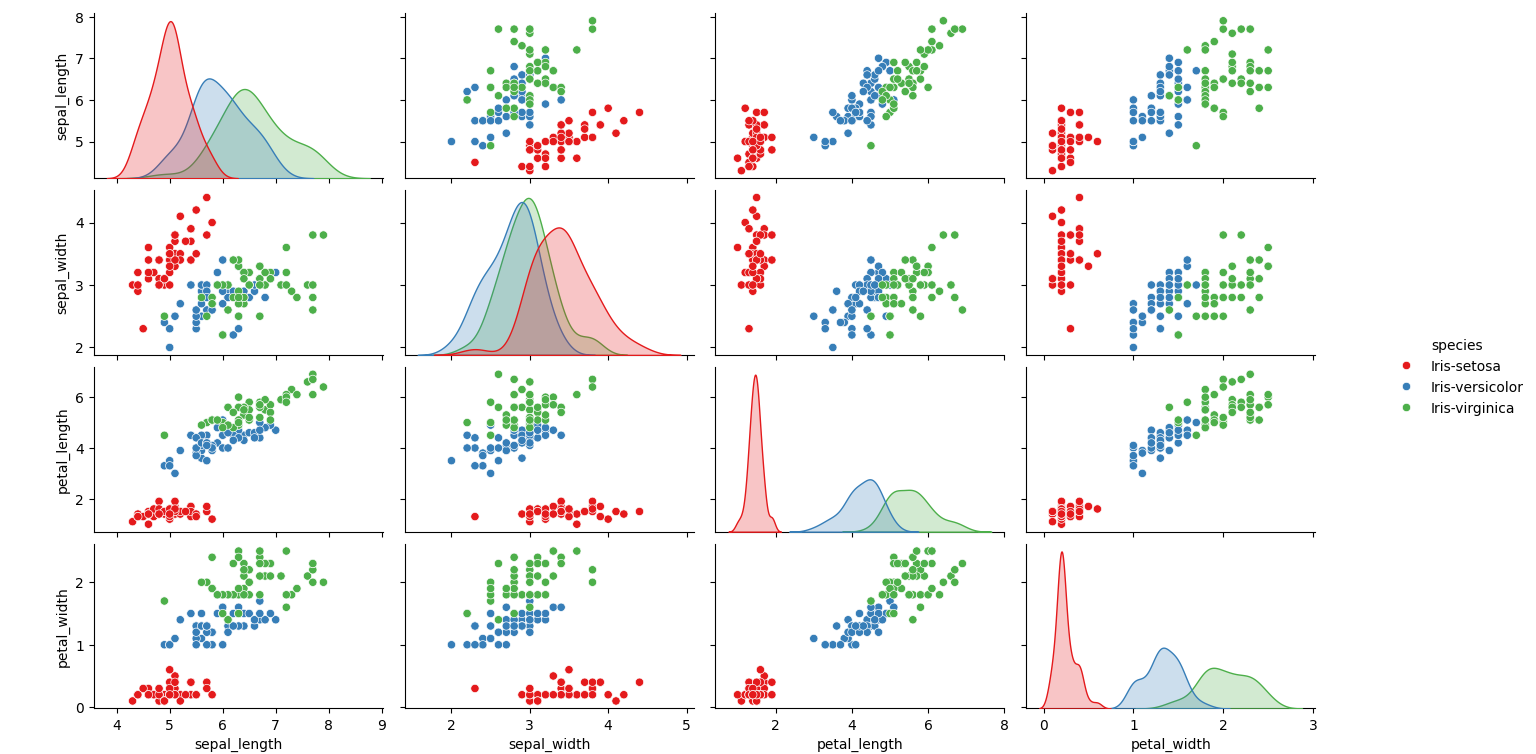

Python code for this plot:
# Importing libraries
import os
import pandas as pd
import matplotlib.pyplot as plt
import seaborn as sns
from sklearn.model_selection import train_test_split
from sklearn.ensemble import RandomForestClassifier
from sklearn.metrics import accuracy_score, classification_report, confusion_matrix

# Load the dataset from a CSV file
# Replace 'path_to_your_file.csv' with the path to your actual CSV file
file_path = "C:/codsoft_iris/IRIS.csv"
data = pd.read_csv(file_path)
if os.path.exists(file_path):
    data = pd.read_csv(file_path)
    print("File loaded successfully!")
else:
    print("Error: File not found. Please check the path.")

# Inspect the first few rows of the dataset
print("Dataset preview:")
print(data.head())

# Check for missing values
print("\nMissing values in each column:")
print(data.isnull().sum())

# Data visualization
# Pairplot to visualize relationships
sns.pairplot(data, hue='species', palette='Set1', diag_kind='kde')
plt.show()

# Correlation heatmap
plt.figure(figsize=(8, 6))
sns.heatmap(data.corr(), annot=True, cmap="coolwarm")
plt.title("Correlation Heatmap")
plt.show()

# Splitting features (X) and target (y)
X = data.drop(columns=['species'])  # Drop the target column
y = data['species']  # Target column

# Splitting the dataset into train and test sets
X_train, X_test, y_train, y_test = train_test_split(X, y, test_size=0.2, random_state=42)

# Train a Random Forest Classifier
model = RandomForestClassifier(random_state=42)
model.fit(X_train, y_train)

# Predictions and evaluation
y_pred = model.predict(X_test)
print("\nModel Evaluation:")
print("Accuracy Score:", accuracy_score(y_test, y_pred))
print("\nClassification Report:\n", classification_report(y_test, y_pred))
print("\nConfusion Matrix:\n", confusion_matrix(y_test, y_pred))

# Visualizing feature importance
feature_importance = model.feature_importances_
plt.barh(X.columns, feature_importance, color='teal')
plt.xlabel("Feature Importance")
plt.ylabel("Features")
plt.title("Feature Importance in Iris Dataset")
plt.show()
